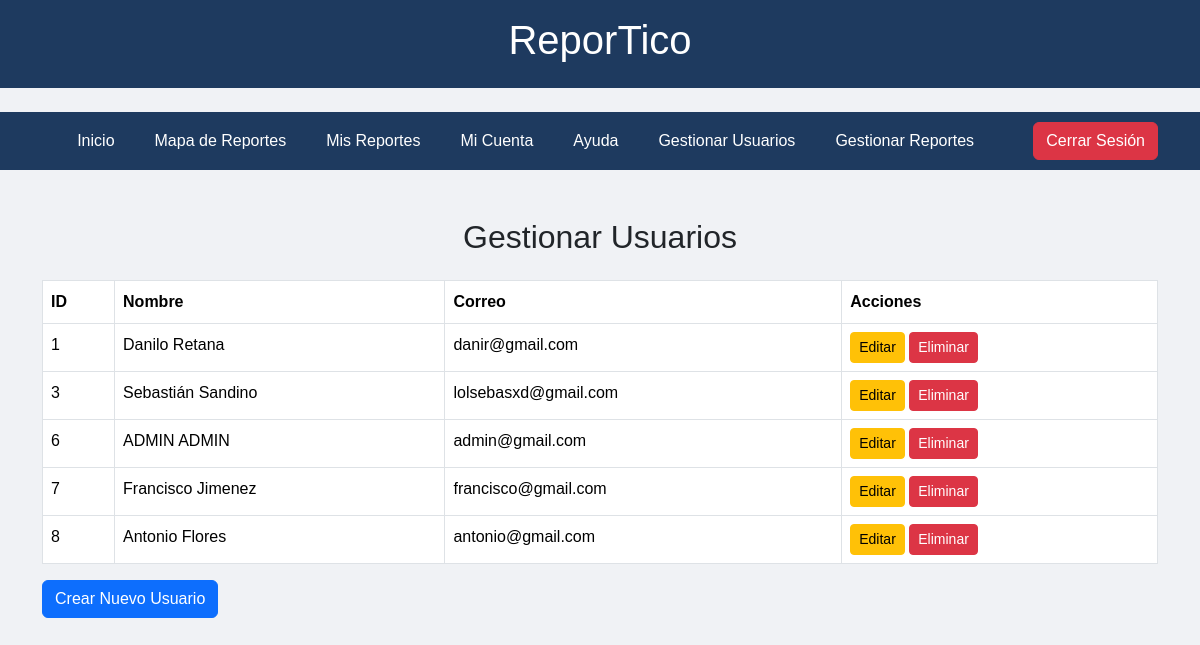
The app's page /app/views/gestionarUsuarios.php (signed in) with its own data.
### tables this page shows
CREATE TABLE `usuarios` (
  `idUsuario` int(11) NOT NULL,
  `idProvincia` int(11) NOT NULL,
  `idCanton` int(11) NOT NULL,
  `Nombre` varchar(255) NOT NULL,
  `Apellido` varchar(255) NOT NULL,
  `Correo` varchar(255) NOT NULL,
  `Telefono` varchar(25) DEFAULT NULL,
  `Cedula` varchar(50) DEFAULT NULL,
  `Password` varchar(255) NOT NULL,
  `isAdmin` binary(1) NOT NULL DEFAULT '0',
  `DetalleDireccion` varchar(500) DEFAULT NULL
);

### app/models/User.php (called while the page is built, shortened)
<?php
class User
{
    private $pdo;
    public function __construct($pdo)
    {
        $this->pdo = $pdo;
    }
    public function getAllUsers()
    {
        $stmt = $this->pdo->query("SELECT * FROM Usuarios");
        return $stmt->fetchAll(PDO::FETCH_ASSOC);
    }
}

### app/views/gestionarUsuarios.php (the view, shortened to what this page needs)
<?php
require_once __DIR__ . '/../models/User.php';
$database = new Database();
$pdo = $database->getConnection();
$userModel = new User($pdo);
$usuarios = $userModel->getAllUsers();
?>
<!DOCTYPE html>
<html lang="es">
<head>
    <link href="https://cdn.jsdelivr.net/npm/bootstrap@5.3.3/dist/css/bootstrap.min.css" rel="stylesheet"
>
    <link rel="stylesheet" href="assets/css/style.css">
</head>
<body>
    <header class="py-3 mb-4">
        <div class="container text-center">
            <h1 class="text-center">ReporTico</h1>
        </div>
    </header>
    <nav class="navbar navbar-expand-lg navbar-custom">
        <div class="container">
            <div class="collapse navbar-collapse" id="navbarNav">
                <ul class="navbar-nav mx-auto">
                    <li class="nav-item me-4">
                        <a class="nav-link" aria-current="page" href="home.php">Inicio</a>
                    </li>
                    <li class="nav-item me-4">
                        <a class="nav-link" href="mapaReportes.php">Mapa de Reportes</a>
                    </li>
                    <li class="nav-item me-4">
                        <a class="nav-link" href="misReportes.php">Mis Reportes</a>
                    </li>
                    <li class="nav-item me-4">
                        <a class="nav-link" href="miCuenta.php">Mi Cuenta</a>
                    </li>
                    <li class="nav-item me-4">
                        <a class="nav-link" href="ayuda.html">Ayuda</a>
                    </li>
                    <li class="nav-item me-4">
                        <a class="nav-link" href="gestionarUsuarios.php">Gestionar Usuarios</a>
                    </li>
                    <li class="nav-item me-4">
                        <a class="nav-link" href="gestionarDenuncias.php">Gestionar Reportes</a>
                    </li>
                </ul>
                <div class="d-flex">
                    <a href="logout.php" class="btn btn-danger">Cerrar Sesión</a>
                </div>
            </div>
        </div>
    </nav>
    <div class="container mt-5">
        <h2 class="text-center mb-4">Gestionar Usuarios</h2>
        <div class="table-responsive">
            <table class="table table-bordered">
                <thead>
                    <tr>
                        <th>ID</th>
                        <th>Nombre</th>
                        <th>Correo</th>
                        <th>Acciones</th>
                    </tr>
                </thead>
                <tbody>
                    <?php foreach ($usuarios as $usuario): ?>
                        <tr>
                            <td><?php echo htmlspecialchars($usuario['idUsuario']); ?></td>
                            <td><?php echo htmlspecialchars($usuario['Nombre'] . ' ' . $usuario['Apellido']); ?></td>
                            <td><?php echo htmlspecialchars($usuario['Correo']); ?></td>
                            <td>
                                <a href="editarUsuario.php?id=<?php echo $usuario['idUsuario']; ?>" class="btn btn-warning btn-sm">Editar</a>
                                <a href="eliminarUsuario.php?id=<?php echo $usuario['idUsuario']; ?>" class="btn btn-danger btn-sm">Eliminar</a>
                            </td>
                        </tr>
                    <?php endforeach; ?>
                </tbody>
            </table>
        </div>
        <a href="crearUsuario.php" class="btn btn-primary">Crear Nuevo Usuario</a>
    </div>
</body>
</html>

### app/views/assets/css/style.css (style rules this page uses)
body { font-family: Arial; background-color: #F0F2F5; transition: background-color 0.5s ease, color 0.5 ease; line-height: 1.6; display: flex; flex-direction: column; min-height: 100vh; margin: 0; }
header { font-family: Arial; background-color: #1E3A5F; color: #FFFFFF; }
.navbar-custom { background-color: #1E3A5F; }
.navbar-custom .navbar-brand, .navbar-custom .nav-link { color: #FFFFFF; }

### records on screen
usuarios: idUsuario "1", Nombre+Apellido "Danilo Retana", Correo "danir@gmail.com"
usuarios: idUsuario "3", Nombre+Apellido "Sebastián Sandino", Correo "lolsebasxd@gmail.com"
usuarios: idUsuario "6", Nombre+Apellido "ADMIN ADMIN", Correo "admin@gmail.com"
usuarios: idUsuario "7", Nombre+Apellido "Francisco Jimenez", Correo "francisco@gmail.com"
usuarios: idUsuario "8", Nombre+Apellido "Antonio Flores", Correo "antonio@gmail.com"
